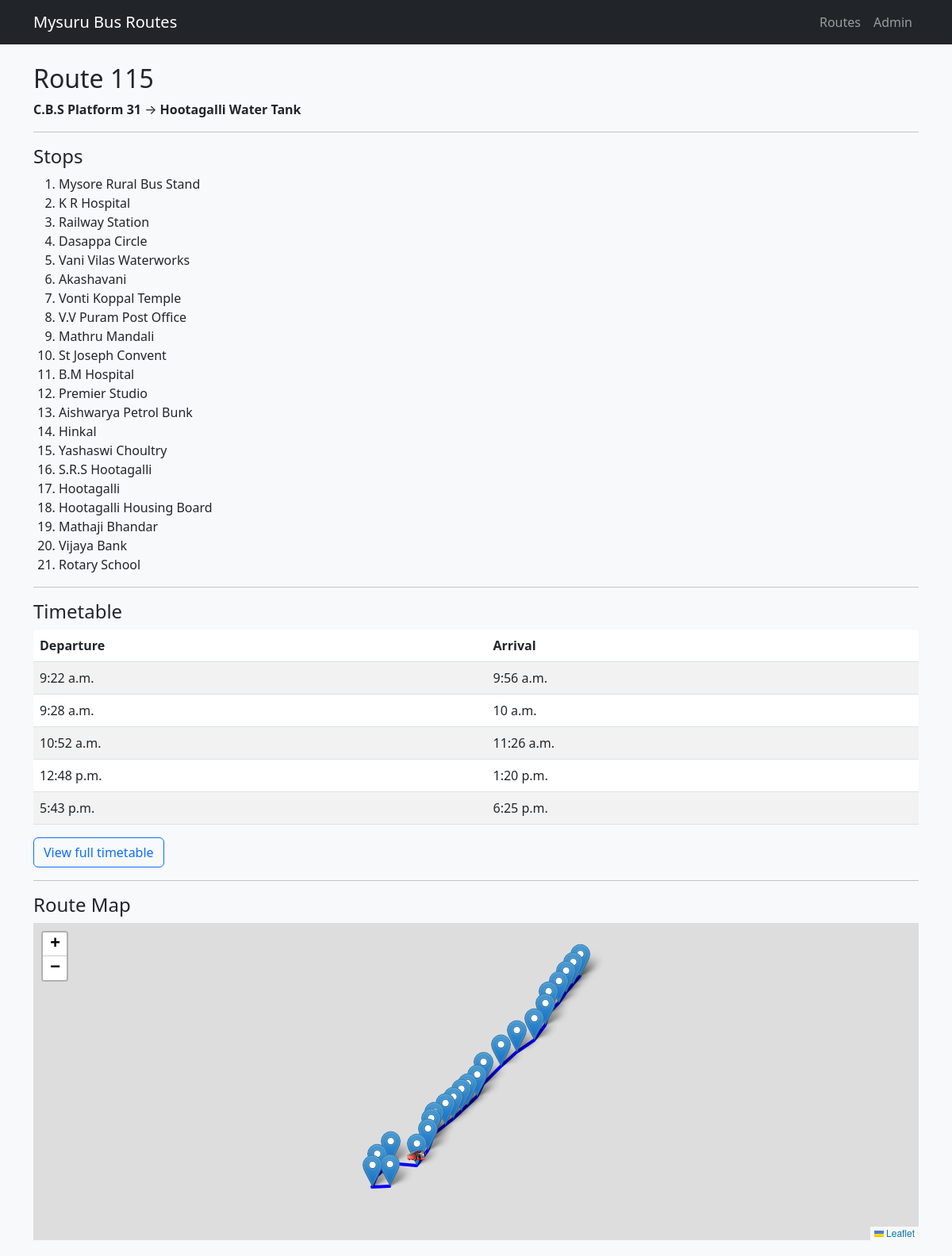
The page /routes/2/ on the database its author committed.
### bus_transport/models.py (models this page shows, shortened)
class BusRoute(models.Model):
    route_number = models.CharField(max_length=10)
    start_point = models.CharField(max_length=100)
    end_point = models.CharField(max_length=100)

class BusStop(models.Model):
    route = models.ForeignKey(BusRoute, on_delete=models.CASCADE, related_name='stops')
    stop_name = models.CharField(max_length=100)
    order = models.PositiveIntegerField()
    class Meta:
        ordering = ['order']

class Timetable(models.Model):
    route = models.ForeignKey(BusRoute, on_delete=models.CASCADE, related_name='timetables')
    departure_time = models.TimeField()
    arrival_time = models.TimeField()

### bus_transport/views.py (the view)
# urls.py: path("routes/<int:route_id>/", views.route_detail, name="route_detail"),
def route_detail(request, route_id):
    route = get_object_or_404(BusRoute, id=route_id)
    stops = route.stops.all()
    timetable = route.timetables.all().order_by("departure_time")
    context = {
        "route": route,
        "stops": stops,
        "timetable": timetable,
    }
    return render(request, "bus_transport/route_detail.html", context)

### bus_transport/templates/bus_transport/route_detail.html (shortened to what this page needs)
{% extends "bus_transport/base.html" %}
{% load static %}
{% block content %}
<h2>Route {{ route.route_number }}</h2>
<p><strong>{{ route.start_point }}</strong> → <strong>{{ route.end_point }}</strong></p>
<hr>
<h4>Stops</h4>
<ol>
    {% for stop in stops %}
        <li>{{ stop.stop_name }}</li>
    {% endfor %}
</ol>
<hr>
<h4>Timetable</h4>
{% if timetable %}
    <table class="table table-striped">
        <thead>
        <tr>
            <th>Departure</th>
            <th>Arrival</th>
        </tr>
        </thead>
        <tbody>
        {% for t in timetable %}
            <tr>
                <td>{{ t.departure_time }}</td>
                <td>{{ t.arrival_time }}</td>
            </tr>
        {% endfor %}
        </tbody>
    </table>
    <a href="{% url 'bus_transport:timetable_page' route.id %}" class="btn btn-outline-primary">
        View full timetable
    </a>
{% else %}
    <p>No timetable available for this route.</p>
{% endif %}
<hr>
<h4>Route Map</h4>
<div id="map" style="height: 400px; width: 100%; margin-bottom: 20px;"></div>
{% endblock %}

### rows shown on the page
BusRoute: route_number "115", start_point "C.B.S Platform 31", end_point "Hootagalli Water Tank"
BusStop: stop_name "Mysore Rural Bus Stand"
BusStop: stop_name "K R Hospital"
BusStop: stop_name "Railway Station"
BusStop: stop_name "Dasappa Circle"
BusStop: stop_name "Vani Vilas Waterworks"
BusStop: stop_name "Akashavani"
BusStop: stop_name "Vonti Koppal Temple"
BusStop: stop_name "V.V Puram Post Office"
BusStop: stop_name "Mathru Mandali"
BusStop: stop_name "St Joseph Convent"
BusStop: stop_name "B.M Hospital"
BusStop: stop_name "Premier Studio"
BusStop: stop_name "Aishwarya Petrol Bunk"
BusStop: stop_name "Hinkal"
BusStop: stop_name "Yashaswi Choultry"
BusStop: stop_name "S.R.S Hootagalli"
BusStop: stop_name "Hootagalli"
BusStop: stop_name "Hootagalli Housing Board"
BusStop: stop_name "Mathaji Bhandar"
BusStop: stop_name "Vijaya Bank"
BusStop: stop_name "Rotary School"
Timetable: departure_time "9:22 a.m.", arrival_time "9:56 a.m."
Timetable: departure_time "9:28 a.m.", arrival_time "10 a.m."
Timetable: departure_time "10:52 a.m.", arrival_time "11:26 a.m."
Timetable: departure_time "12:48 p.m.", arrival_time "1:20 p.m."
Timetable: departure_time "5:43 p.m.", arrival_time "6:25 p.m."
